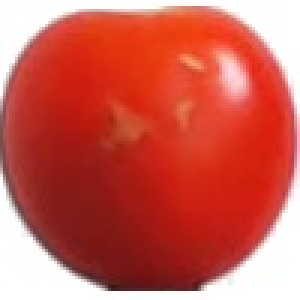
%> input picture tomat 1/data uji/a.jpg, 100 x 100 px (shown 3 times larger); its folder holds 4 pictures in this run
$ octave rgb_uji.m   (GNU Octave 9; MATLAB toolbox functions it lacks are replaced by stand-ins)
%> lines starting %> are read from the running program, lines starting %| are printed output that depends on the picture; in (x1, y1, x2, y2) boxes, pixels count from 0 and x2, y2 are one past the last pixel; in counts of white or black regions, pixels touching at a corner belong together; the program's own positions count from 1
clc; clear; close all; warning off all;

% % % Proses pengujian
% lokasi data
nama_folder = 'E:\semester 5\z-projek\progres\Projek-Smt-5\tomat 1\data uji';
% membaca file
nama_file = dir(fullfile(nama_folder, '*.jpg'));
% jumlah_file
jumlah_file = numel(nama_file);

% inilisiasi
ciri_uji = zeros(jumlah_file,3);
% mengolah citra
for n = 1:jumlah_file
    % membaca file rgb
    Img = imread(fullfile(nama_folder, nama_file(n).name));
%> Img is the input picture: size 100x100x3 uint8; mean R, G, B 204, 94.7, 83.9
%     figure, imshow(Img)

    % rgb to grayscale
    Img_gray = rgb2gray(Img);
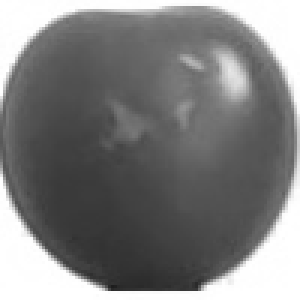
%> Img_gray: size 100x100 uint8 (shown 3 times larger); min 29, max 255, mean 126.1
%     figure, imshow(Img_gray)

    % grayscale to biner
    bw = imbinarize(Img_gray);
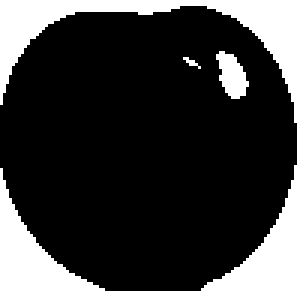
%> bw: size 100x100 logical (shown 3 times larger); 24% white; 3 white regions (1 under 20 px), largest, box (x1, y1, x2, y2) and area: (0, 0, 100, 100) 2279, (72, 17, 83, 33) 110
%     figure, imshow(bw)

    % operasi komplemen
    bw = imcomplement(bw);
%     figure, imshow(bw)

    % morfologi filling holes
    bw = imfill(bw,'holes');
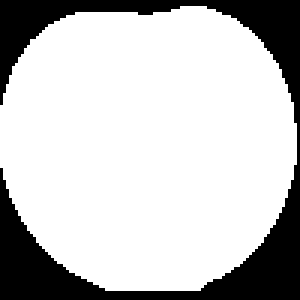
%> bw: size 100x100 logical (shown 3 times larger); 77.2% white; 1 black region, box (x1, y1, x2, y2) and area: (0, 0, 100, 100) 2279
%     figure, imshow(bw)

    % ekstraksi ciri

    % ekstrak H S V
    R = Img(:,:,1);
    G = Img(:,:,2);
    B = Img(:,:,3);
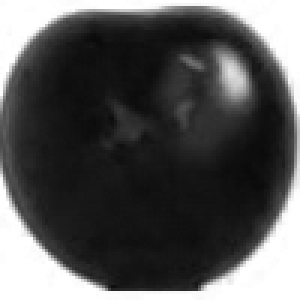
%> B: size 100x100 uint8 (shown 3 times larger); min 10, max 255, mean 83.9

    %mengubah background menjadi 0
    R(~bw) = 0;
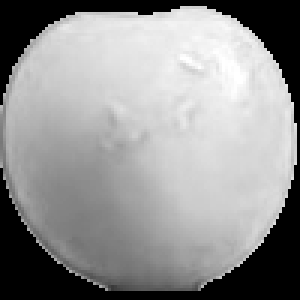
%> R: size 100x100 uint8 (shown 3 times larger); min 0, max 255, mean 146.8
    G(~bw) = 0;
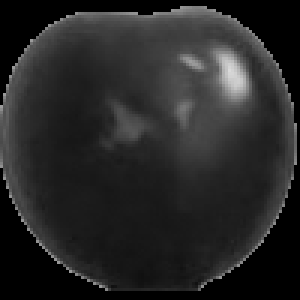
%> G: size 100x100 uint8 (shown 3 times larger); min 0, max 218, mean 38.8
    B(~bw) = 0;
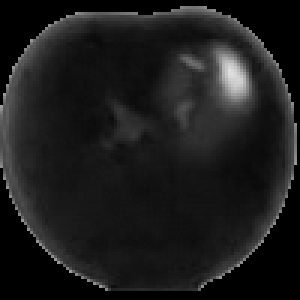
%> B: size 100x100 uint8 (shown 3 times larger); min 0, max 224, mean 28.1

%     figure, imshow(H)
%     figure, imshow(S)
%     figure, imshow(V)

    %menghitung rata2 h,s,v
    Red = sum(sum(R))/sum(sum(bw));
%> Red = 190.2
    Green = sum(sum(G))/sum(sum(bw));
%> Green = 50.25
    Blue = sum(sum(B))/sum(sum(bw));
%> Blue = 36.33

    %mengisi variable
    ciri_uji(n,1) = Red;
    ciri_uji(n,2) = Green;
    ciri_uji(n,3) = Blue;

end
%> pass 2 of the loop `for n = 1:jumlah_file`:
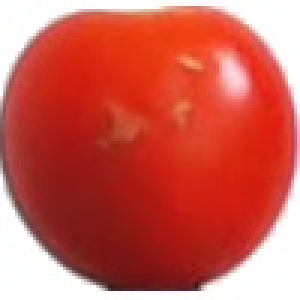
%> input picture tomat 1/data uji/b.jpg, 100 x 100 px (shown 3 times larger)
%> Img is the input picture: size 100x100x3 uint8; mean R, G, B 204.3, 94.2, 83.8
%> `bw = imbinarize(Img_gray);`:
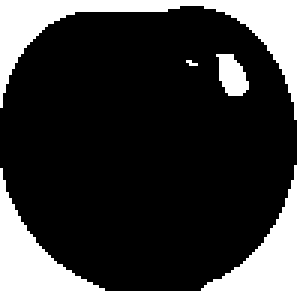
%> bw: size 100x100 logical (shown 3 times larger); 23.8% white; 3 white regions (1 under 20 px), largest, box (x1, y1, x2, y2) and area: (0, 0, 100, 100) 2272, (72, 18, 83, 32) 105
%> `B(~bw) = 0;`:
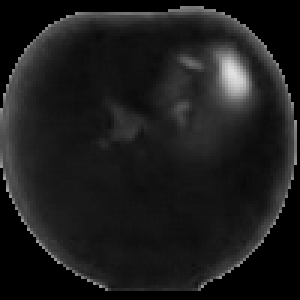
%> B: size 100x100 uint8 (shown 3 times larger); min 0, max 225, mean 28
%> Red = 190.6
%> Green = 49.69
%> Blue = 36.28
%> pass 3 of the loop `for n = 1:jumlah_file`:
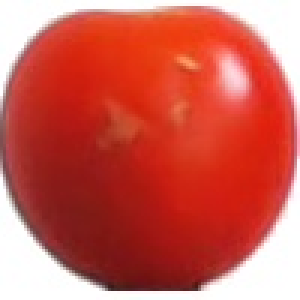
%> input picture tomat 1/data uji/c.jpg, 100 x 100 px (shown 3 times larger)
%> Img is the input picture: size 100x100x3 uint8; mean R, G, B 204.4, 94, 83.4
%> `bw = imbinarize(Img_gray);`:
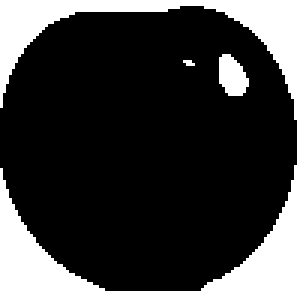
%> bw: size 100x100 logical (shown 3 times larger); 23.8% white; 3 white regions (1 under 20 px), largest, box (x1, y1, x2, y2) and area: (0, 0, 100, 100) 2272, (73, 18, 83, 32) 103
%> `B(~bw) = 0;`:
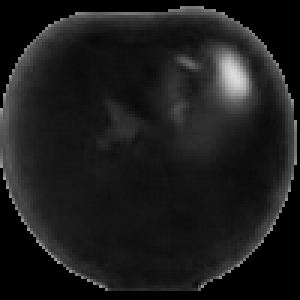
%> B: size 100x100 uint8 (shown 3 times larger); min 0, max 220, mean 27.7
%> Red = 190.7
%> Green = 49.56
%> Blue = 35.86
%> the loop made 4 passes; the first 3 are shown

% menyusun variabel kelas_uji
kelas_uji = cell(jumlah_file, 1);
%> kelas_uji = {[], [], [], []}

% mengisi nama2 tomat pada variabel kelas_uji
for k = 1:5
    kelas_uji{k} = 'Matang';
end
%> after the loop, kelas_uji = {'Matang', 'Matang', 'Matang', 'Matang', 'Matang'}

for k = 6:10
    kelas_uji{k} = 'Mentah';
end
%> after the loop, kelas_uji = {'Matang', 'Matang', 'Matang', 'Matang', 'Matang', 'Mentah', 'Mentah', 'Mentah', 'Mentah', 'Mentah'}

for k = 11:15
    kelas_uji{k} = 'Setengah Matang';
end
%> after the loop, kelas_uji = 15 items

% klasifikasi citra menggunakan algoritma naive bayes
%> (the run ends here)
